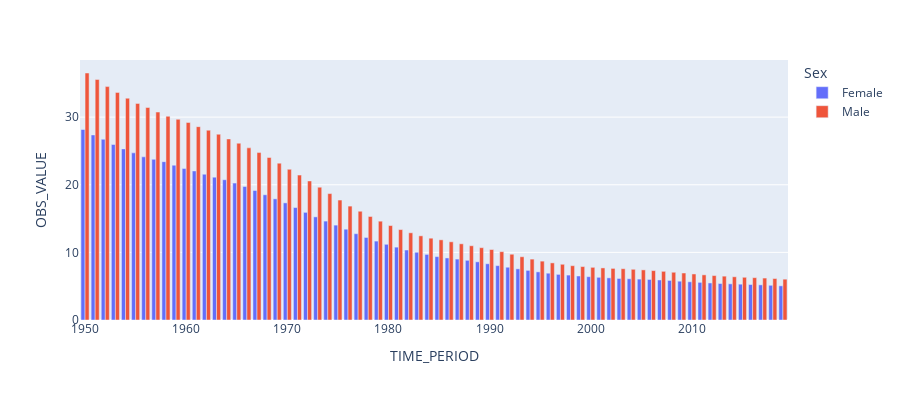

Notebook source saved alongside this figure:
### Markdown cell above
# U.S. Infant Mortality Rates Over Time Broken Down by Sex

### Code cell
fig = px.bar(data_sex[(data_sex['Country'] == 'United States')], x="TIME_PERIOD", y="OBS_VALUE", color='Sex', barmode='group', height=400)
fig.show()
